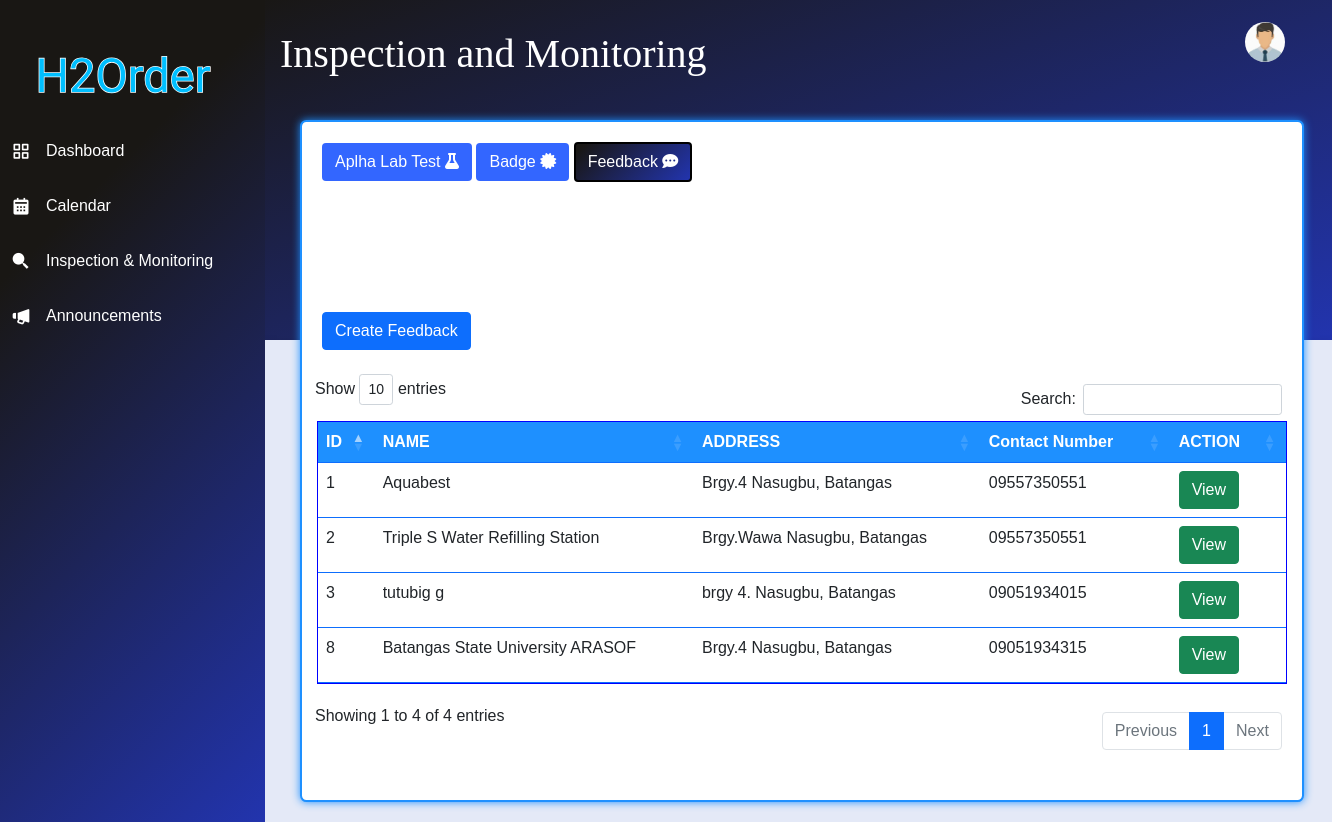
/admin/feedback.php (signed in), run on an earlier commit of the app's database.
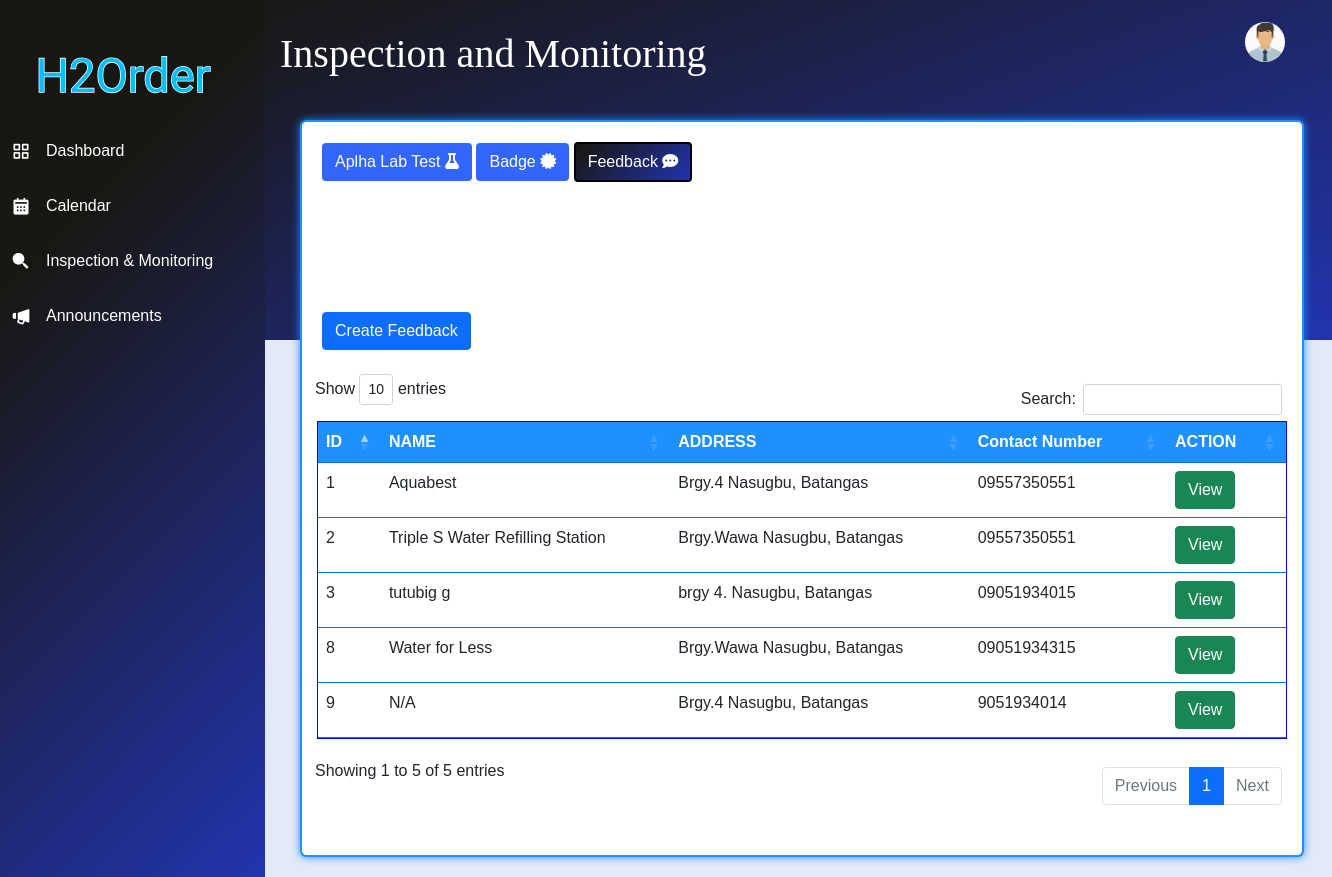
And on a later commit of the database.
### tables this page shows
CREATE TABLE `merchant` (
  `merchant_id` int(11) NOT NULL,
  `username` varchar(255) NOT NULL,
  `password` varchar(255) NOT NULL,
  `business_name` varchar(255) NOT NULL,
  `owner` varchar(255) NOT NULL,
  `address` varchar(255) NOT NULL,
  `email` varchar(255) NOT NULL,
  `contact_number` varchar(255) NOT NULL,
  `image` varchar(255) NOT NULL,
  `latitude` varchar(255) NOT NULL,
  `longitude` varchar(255) NOT NULL,
  `opening` time NOT NULL,
  `closing` time NOT NULL
);

### admin/name.php (called while the page is built, shortened)
<?php
	require 'connect.php';
	$query = $conn->query("SELECT * FROM `admin` WHERE `admin_id` = '$_SESSION[admin_id]'") or die(mysqli_error());
	$fetch = $query->fetch_array();
?>

### admin/feedback.php (the view, shortened to what this page needs)
<!DOCTYPE html>
<?php
	require 'name.php';
?>
<html lang="en" dir="ltr">
  <head>
    <link rel="stylesheet" href="../admin/navstyle.css">
    <link rel="stylesheet" href="../admin/ad_style.css">
    <link href="https://cdn.jsdelivr.net/npm/bootstrap@5.0.2/dist/css/bootstrap.min.css" rel="stylesheet">
    <link href='https://unpkg.com/boxicons@2.0.7/css/boxicons.min.css' rel='stylesheet'>
<link rel="stylesheet" href="https://cdn.datatables.net/1.10.21/css/dataTables.bootstrap4.min.css">
  <link rel='stylesheet' href='https://cdn.datatables.net/buttons/1.2.2/css/buttons.bootstrap.min.css'>
   </head>
<body>
  <?php include'navbar.php';?>
  <div style="height: 340px; background-color: #2234ae;
    background-image: linear-gradient(340deg, #2234ae 0%,  #191714 89%);">
      <br>
      <span style="color:white;
    margin-left:280px; margin-top:30px; font-size: 40px; font-family:Monotype Corsiva;
  font-weight: 400;" class="links_name">Inspection and Monitoring</span>
  </div>
<div class="home_content">
   <div id="tbl-contain" style=" margin-top:-240px;
    width: 97%;height:100%; max-height:4000px;
     background-color: white;  border-radius: .4rem;
     border-color:dodgerBlue;
    border:2px solid dodgerBlue;
    box-shadow: 0 0 8px 0 dodgerBlue; margin-left:20px;
      ">
    <div class="action">
        <div class="profile" style="margin-top:-100px;
        margin-right:17px;float:right" onclick="menuToggle()">
             <img src = "../photo/<?php echo $fetch['photo']?>" id = "lbl" width = "100%" height = "100%"/>
        </div>
    </div>
<a  class = "btn btn-default focus" href = "../admin/inspection.php"
 style="background-color:#3366ff;margin-left:20px; color:white;margin-top:20px;">
                    Aplha Lab Test <i class = "fa fa-flask"></i></a>
<a  class = "btn btn-default focus" href = "../admin/badge.php"
 style="background-color:#3366ff; color:white;margin-top:20px;">
                   Badge <i class = "fa fa-certificate"></i></a>
<a  class = "btn btn-default  " href = "../admin/feedback.php"
  style="border:2px solid black ;margin-top:20px;
  background-image: linear-gradient(315deg, #2234ae 0%, #191714 95%);color:white;" >
                   Feedback <i class = "fa fa-commenting"></i></a>
<div>
     <a class = "btn btn-primary"  id ="addBtn" href="add_feedback.php" > Create Feedback</a> </div>  <br>
   <table id="table" class="table" style="margin-left:15px; width:97%; margin-top:60px;border:1px solid blue;" >
  <thead>
    <tr>
      <th scope="col" class=" border-primary" style="background:#1E90FF;color:white;">ID</th>
      <th scope="col" class=" border-primary" style="background:#1E90FF;color:white;">NAME</th>
      <th scope="col" class=" border-primary" style="background:#1E90FF;color:white;">ADDRESS</th>
      <th scope="col" class=" border-primary" style="background:#1E90FF;color:white;">Contact Number</th>
      <th scope="col" class=" border-primary" style="background:#1E90FF;color:white;">ACTION</th>
    </tr>
  </thead>
  <tbody>
    <?php
				$query = $conn->query("SELECT * FROM merchant") or die(mysqli_error());
							  while($fetch = $query->fetch_array()){
		 ?>
    <tr>
      <td scope="row" class="border-primary"><?php echo $fetch['merchant_id']?></td>
      <td class="border-primary"><?php echo $fetch['business_name']?></td>
      <td class="border-primary"><?php echo $fetch['address']?></td>
      <td class="border-primary"><?php echo $fetch['contact_number']?></td>
      <td class=" border-primary">
       <a class = "btn btn-success"
       href="feedback_view.php?merchant_id=<?php echo $fetch['merchant_id']?>"
       style="color:white;" >
       <i class = "glyphicon glyphicon-remove"></i>View
       </a>
      </td>
    </tr>
    <?php
					}
			?>
  </tbody>
</table> <br><br>
    </div>
  </div>
</body>
</html>

What changed in the data, as far as the page shows it:
changed merchant id 8: business_name "Batangas State University ARASOF" → "Water for Less"; address "Brgy.4 Nasugbu, Batangas" → "Brgy.Wawa Nasugbu, Batangas"
added merchant: merchant_id "9", business_name "N/A", address "Brgy.4 Nasugbu, Batangas", contact_number "9051934014"
Also different on the page:
text written by a page script: "Show entries Search: Showing 1 to 4 of 4 entries Previous 1 Next" → "Show entries Search: Showing 1 to 5 of 5 entries Previous 1 Next"
